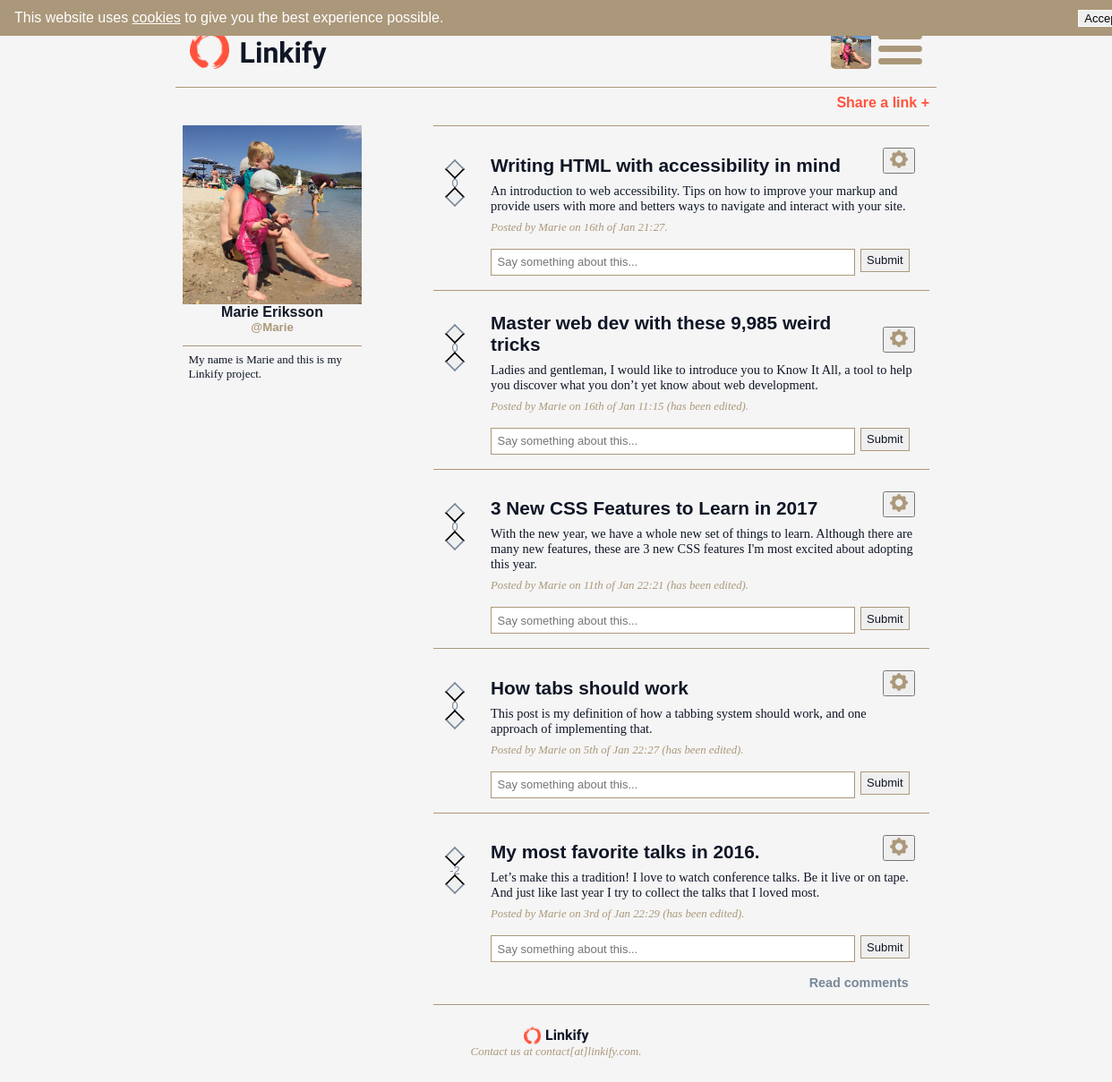
Screenshot of /profile/Marie (signed in) with the database file from the repository.
### tables this page shows
CREATE TABLE `users` (
  `id` int(11) UNSIGNED NOT NULL,
  `name` varchar(255) NOT NULL,
  `username` varchar(255) NOT NULL,
  `email` varchar(255) NOT NULL,
  `password` varchar(255) NOT NULL,
  `about` varchar(500) DEFAULT NULL,
  `avatar` varchar(255) DEFAULT NULL
);

CREATE TABLE `posts` (
  `id` int(11) UNSIGNED NOT NULL,
  `user_id` int(11) UNSIGNED NOT NULL,
  `subject` varchar(255) NOT NULL,
  `url` varchar(255) NOT NULL,
  `description` varchar(255) NOT NULL,
  `published` datetime NOT NULL,
  `edited` tinyint(1) DEFAULT NULL,
  `edit_date` datetime NOT NULL
);

### app/functions.php (called while the page is built, shortened)
<?php
function checkLogin($db) {
  return true;
}
function getUserInfo($db) {
	$id = $_SESSION["login"]["id"];
	$getUserInfoQuery = "SELECT * FROM users WHERE id = '{$id}' LIMIT 1";
	$getUserInfoStatement = queryToDb($db, $getUserInfoQuery);
	$userInfo = $getUserInfoStatement->fetch(PDO::FETCH_ASSOC);
	return $userInfo;
}
function getPosts($db, $order, $offset, $limit, $userId = "IS NOT NULL") {
	$getPostsQuery = "SELECT posts.id, posts.description, posts.subject, posts.url, posts.published AS published, posts.user_id,
	posts.edited, users.name, users.username, SUM(votes.vote) AS votes  FROM posts INNER JOIN users ON posts.user_id = users.id
	LEFT JOIN votes ON posts.id = votes.post_id WHERE users.id {$userId} GROUP BY posts.id ORDER BY {$order} DESC LIMIT {$offset}, {$limit}";
	$getPostsStatement = queryToDb($db, $getPostsQuery);
	$posts = $getPostsStatement->fetchAll(PDO::FETCH_ASSOC);
	return $posts;
}
function getComments($db, $postId) {
	$getCommentsQuery = "SELECT comments.id, comments.user_id, comments.comment, comments.published, comments.reply_to,
	comments.edited, users.name, users.username FROM comments INNER JOIN users ON comments.user_id = users.id
	WHERE comments.post_id = '{$postId}' ORDER BY comments.published DESC";
	$getCommentsStatement = queryToDb($db, $getCommentsQuery);
	if ($getCommentsStatement->rowCount() == 0 ) {
		 return NULL;
	}
	$comments = $getCommentsStatement->fetchAll(PDO::FETCH_ASSOC);
	return $comments;
}
function countVotes($db, $postId) {
	$countVotesQuery = "SELECT SUM(vote) AS sum_votes FROM votes WHERE post_id = '{$postId}'";
	$countVotesStatement = queryToDb($db, $countVotesQuery);
	$votes = $countVotesStatement->fetch(PDO::FETCH_ASSOC);
	return $votes;
}
function getProfileInfo($db, $profileUsername) {
	$getProfileInfoQuery = "SELECT * FROM users WHERE username = '{$profileUsername}' LIMIT 1";
	$getProfileInfoStatement = queryToDb($db, $getProfileInfoQuery);
	$profileInfo = $getProfileInfoStatement->fetch(PDO::FETCH_ASSOC);
	return $profileInfo;
}

### app/database.php (called while the page is built, shortened)
<?php
function queryToDb($db, $query) {
	try {
		return $queryStatement = $db->query($query);
	} catch (PDOException $exception) {
		var_dump($exeption->getMessage());
		die();
	}
}

### views/partials/post.block.php (the view, shortened to what this page needs)
<div class="postAndVoteWrap post<?=$post["id"]?>">
	<div class="voteWrap">
		<?php $votes = countVotes($db, $post["id"]) ?>
		<form action ="app/posts/votes.php" method="post">
			<input type="submit" class="up<?=(!checkLogin($db)) ? " notLoggedIn" : ""; ?>" name="up" value="">
			<span class="votes<?=(!checkLogin($db)) ? " notLoggedInVotes" : ""; ?>"><?= (!$votes["sum_votes"] == NULL) ? $votes["sum_votes"] : 0 ?></span>
			<input type="submit" class="down<?=(!checkLogin($db)) ? " notLoggedIn" : ""; ?>" name="down" value="">
		</form>
	</div>
	<div class="postWrap">
		<div class="postHeadingWrap">
			<h4><a href="<?=$post["url"]?>" target="_blank"><?=$post["subject"]?></a></h4>
			<div class="postButtons">
				<?php if (checkLogin($db) && $post["user_id"] == $_SESSION["login"]["id"]) { ?>
				<form action="app/posts/editpost.php" method="post">
					<button class="showPostSettings"><img src="/assets/images/settingswheel.png" alt="settings"/></button>
				</form>
				<?php } ?>
			</div>
		</div>
		<div class="postDiv">
			<div class="postContent">
				<p><?=$post["description"]?></p>
				<div class="postUser">
					<p>Posted by
					<?php
					if (checkLogin($db)) { ?>
						<a href="/profile/<?=$post["username"]?>">
					<?php }
					echo ucfirst($post["username"]);
					if (checkLogin($db)) { ?>
						</a>
						<?php } ?>
						on <?=date('jS \of M H:i', strtotime($post["published"]));
						if ($post["edited"]) { ?> (has been edited)<?php } ?>.
					</p>
				</div>
			</div>
		</div>
		<?php if (checkLogin($db)) { ?>
		<form action="app/posts/comments.php" method="post" class="commentForm">
			<div class="inputComment">
				<input type="text" name="comment" placeholder="Say something about this...">
				<input type="submit" name="commentPost" value="Submit" class="commentPost">
			</div>
		</form>
		<?php }
		$comments = getComments($db, $post["id"]); ?>
		<div class="commentLink">
		<?php if ($comments) { ?>
			<h5><span class='readOrClose'>Read</span> comments</h5>
		<?php } ?>
		</div>
	</div>
</div>

### views/partials/header.php (shortened to what this page needs)
<?php
if (checkLogin($db)) {
	$user = getUserInfo($db);
}
?>
<!DOCTYPE html>
<html lang="en">
<head>
	<link rel="stylesheet" href="https://cdnjs.cloudflare.com/ajax/libs/10up-sanitize.css/4.1.0/sanitize.min.css">
	<link rel="stylesheet" href="/assets/styles/main.css">
</head>
<body>
	<div class="page">
		<div class="acceptCookies">
			<p>This website uses <a class="cookieLink" href="https://cookielaw.org/the-cookie-law" title="Read more about the cookie law">cookies</a>
				to give you the best experience possible.</p>
			<button class="cookieButton">Accept</button>
		</div>
		<header>
			<div class="leftHeader">
				<a href="/">
					<img src="/assets/images/logo.png" alt="Linkify logo"/>
				</a>
				<a href="/">
					<h1>Linkify</h1>
				</a>
			</div>
			<?php if (!checkLogin($db)) { ?>
			<nav class="authNav">
				<div class="sortPosts">
					<form action="/" method="post">
						<input type="submit" name="byDate" value="New" class="<?=$sortMethod === 'published' ? 'sortMethod':''; ?>" >
						<input type="submit" name="byPop" value="Popular" class="<?=$sortMethod === 'votes' ? 'sortMethod':''; ?>">
					</form>
				</div>
				<div class="menuLink">
					<img src="/assets/images/menuicon.png"/ alt="menu">
				</div>
			</nav>
			<?php } else { ?>
			<nav class="menuNav">
				<div class="profileLink">
					<a href="/profile/<?=$_SESSION["login"]["username"]?>">
						<?php if ($user["avatar"] !== NULL) {  ?>
						<img src="/assets/images/users/<?=$user["id"]?>/<?=$user["avatar"]?>" alt="profile" />
						<?php } else { ?>
						<img src="/assets/images/profileicon.png" alt="profile" />
						<?php } ?>
					</a>
				</div>
				<div class="menuLink">
					<img src="/assets/images/menuicon.png" alt="menu"/>
				</div>
			</nav>
			<?php }; ?>
		</header>

### profile.page.php (shortened to what this page needs)
<?php
require __DIR__."/autoload.php";
$profile = getProfileInfo($db, $_GET["user"]);
$profileId = "= " . $profile["id"];
$postsToShowProfile = 10;
$posts = getPosts($db, "published", 0, $postsToShowProfile+1, $profileId);
require __DIR__."/views/partials/header.php";
?>
<div class="content">
	<?php if ($profile["id"] == $_SESSION["login"]["id"]) { ?>
	<h4 class="clickToShowNewPostForm">Share a link +</h4>
	<?php	}	?>
	<div class="profileWrap">
		<div class="displayUserProfile displayUserProfilePage">
			<figure>
			<?php if ($profile["avatar"] !== NULL) {  ?>
				<img src="/assets/images/users/<?=$profile["id"]?>/<?=$profile["avatar"]?>" alt="users profile avatar"/>
			<?php } else { ?>
				<img src="/assets/images/profileicon.png" alt="users profile avatar" />
			<?php } ?>
			</figure>
			<h4><?=$profile["name"]?></h4>
			<h5>@<?=$profile["username"]?></h5>
			<p><?=$profile["about"]?></p>
		</div>
		<div class="postsOnProfile">
			<div class="displayPosts">
			<?php if ($posts) {
				foreach ($posts as $post) { ?>
				<div class="post">
					<?php require __DIR__."/views/partials/post.block.php"; ?>
				</div>
				<?php }} ?>
			</div>
		</div>
	</div>
</div>
</div>
<?php
require __DIR__."/views/partials/footer.php";
?>

### views/partials/footer.php (shortened to what this page needs)
	<footer>
		<div class="footerLogo">
			<img src="/assets/images/logo.png" alt="Linkify logo"/>
			<h5>Linkify</h5>
		</div>
		<p>Contact us at contact[at]linkify.com.</p>
	</footer>
</body>
</html>

### rows the page displays
users: avatar (picture), name "Marie Eriksson", username "Marie", about "My name is Marie and this is my Linkify project."
posts: shows "0", subject "Writing HTML with accessibility in mind", description "An introduction to web accessibility. Tips on how to improve your markup and provide users with more and betters ways to navigate and interact with your site.", user.username "Marie", published "16th of Jan 21:27"
posts: shows "0", subject "Master web dev with these 9,985 weird tricks", description "Ladies and gentleman, I would like to introduce you to Know It All, a tool to help you discover what you don’t yet know about web development.", user.username "Marie", published "16th of Jan 11:15", edited "(has been edited)"
posts: shows "0", subject "3 New CSS Features to Learn in 2017", description "With the new year, we have a whole new set of things to learn. Although there are many new features, these are 3 new CSS features I'm most excited about adopting this year.", user.username "Marie", published "11th of Jan 22:21", edited "(has been edited)"
posts: shows "0", subject "How tabs should work", description "This post is my definition of how a tabbing system should work, and one approach of implementing that.", user.username "Marie", published "5th of Jan 22:27", edited "(has been edited)"
posts: sum_votes "-2", subject "My most favorite talks in 2016.", description "Let’s make this a tradition! I love to watch conference talks. Be it live or on tape. And just like last year I try to collect the talks that I loved most.", user.username "Marie", published "3rd of Jan 22:29", edited "(has been edited)", shows "Read"
